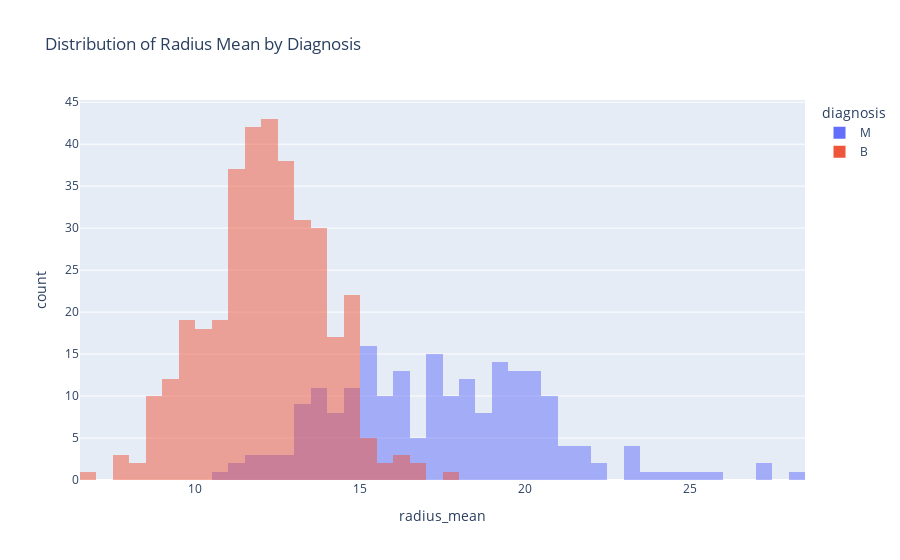

Notebook cell for this chart:
### Code cell
px.histogram(raw_df,
            x='radius_mean',
            color='diagnosis',
            title='Distribution of Radius Mean by Diagnosis',
            barmode='overlay',
            color_discrete_sequence=['#636EFA', '#EF553B'],
            nbins=50)

### Figure 1 — Plotly figure (JSON) as saved in the notebook; plotly's stock layout.template omitted (floating-point values rounded to 4 significant figures; data arrays with more than 128 entries replaced by an {"elided": "..."} marker saying what was removed)
{"data": [{"bingroup": "x", "hovertemplate": "diagnosis=M<br>radius_mean=%{x}<br>count=%{y}<extra></extra>", "legendgroup": "M", "marker": {"color": "#636EFA", "opacity": 0.5, "pattern": {"shape": ""}}, "name": "M", "nbinsx": 50, "orientation": "v", "showlegend": true, "type": "histogram", "x": {"elided": "212 float values"}, "xaxis": "x", "yaxis": "y"}, {"bingroup": "x", "hovertemplate": "diagnosis=B<br>radius_mean=%{x}<br>count=%{y}<extra></extra>", "legendgroup": "B", "marker": {"color": "#EF553B", "opacity": 0.5, "pattern": {"shape": ""}}, "name": "B", "nbinsx": 50, "orientation": "v", "showlegend": true, "type": "histogram", "x": {"elided": "357 float values"}, "xaxis": "x", "yaxis": "y"}], "layout": {"barmode": "overlay", "legend": {"title": {"text": "diagnosis"}, "tracegroupgap": 0}, "title": {"text": "Distribution of Radius Mean by Diagnosis"}, "xaxis": {"anchor": "y", "domain": [0, 1], "title": {"text": "radius_mean"}}, "yaxis": {"anchor": "x", "domain": [0, 1], "title": {"text": "count"}}}}
